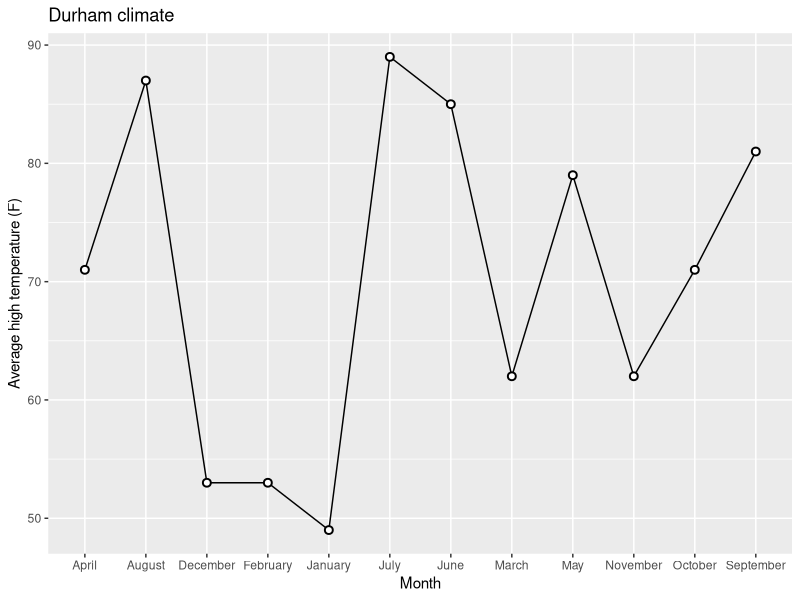
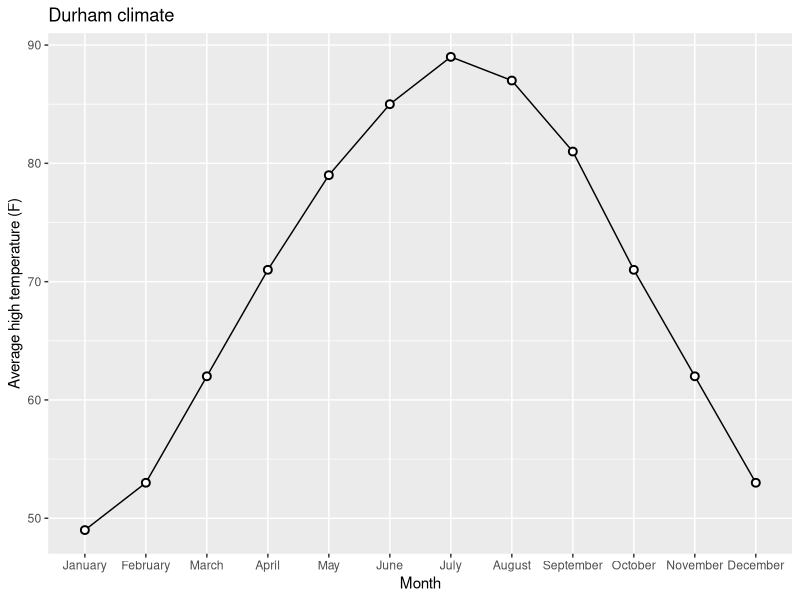
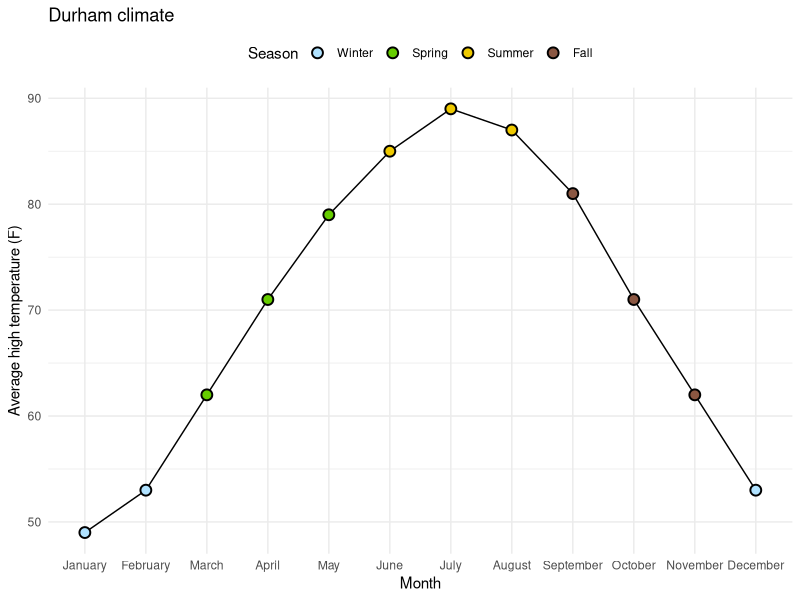
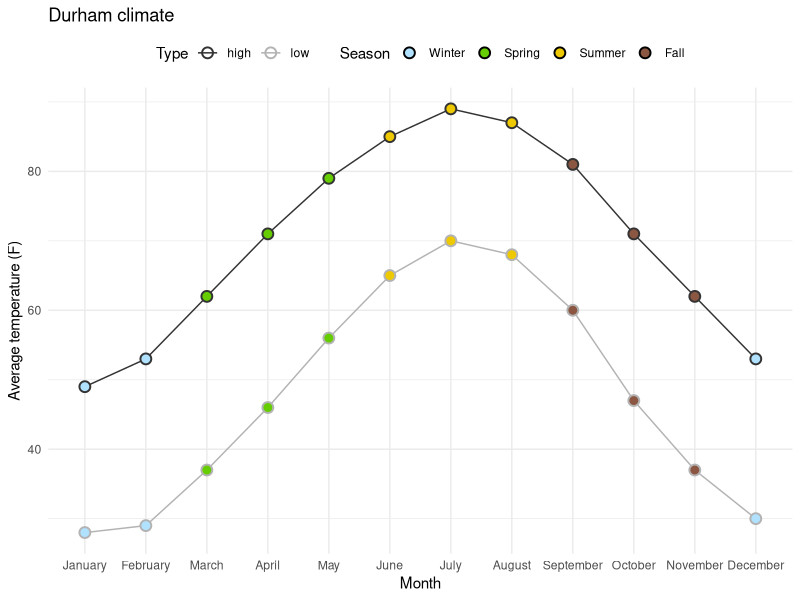

Generate these figures, in order, with R:
## ---- chunk 1
#| label: load-packages
#| message: false
library(tidyverse)
## ---- chunk 2
#| label: load-data
#| message: false
durham_climate <- read_csv("data/durham-climate.csv")
## ---- chunk 3
#| label: view-data
durham_climate
## ---- chunk 4
#| label: avg-high-broken
#| fig-width: 8
#| fig-asp: 0.4
#| out-width: 100%
ggplot(
  durham_climate,
  aes(x = month, y = avg_high_f, group = 1)
) +
  geom_line() +
  geom_point(
    shape = "circle filled",
    size = 2,
    color = "black",
    fill = "white",
    stroke = 1
  ) +
  labs(
    x = "Month",
    y = "Average high temperature (F)",
    title = "Durham climate"
  )
## ---- chunk 5
#| label: avg-high-fixed
#| fig-width: 8
#| fig-asp: 0.4
#| out-width: 100%
durham_climate <- durham_climate |>
  mutate(month = fct_relevel(month, month.name))

ggplot(
  durham_climate,
  aes(x = month, y = avg_high_f, group = 1)
) +
  geom_line() +
  geom_point(
    shape = "circle filled",
    size = 2,
    color = "black",
    fill = "white",
    stroke = 1
  ) +
  labs(
    x = "Month",
    y = "Average high temperature (F)",
    title = "Durham climate"
  )
## ---- chunk 6
#| label: avg-high-seasons
#| fig-width: 8
#| fig-asp: 0.4
#| out-width: 100%
durham_climate <- durham_climate |>
  mutate(
    season = case_when(
      month %in% c("December", "January", "February") ~ "Winter",
      month %in% c("March", "April", "May") ~ "Spring",
      month %in% c("June", "July", "August") ~ "Summer",
      month %in% c("September", "October", "November") ~ "Fall",
    ),
    season = fct_relevel(season, "Winter", "Spring", "Summer", "Fall")
  )

ggplot(
  durham_climate,
  aes(x = month, y = avg_high_f, group = 1)
) +
  geom_line() +
  geom_point(
    aes(fill = season),
    shape = "circle filled",
    size = 3,
    stroke = 1
  ) +
  scale_fill_manual(
    values = c(
      "Winter" = "lightskyblue1",
      "Spring" = "chartreuse3",
      "Summer" = "gold2",
      "Fall" = "lightsalmon4"
    )
  ) +
  labs(
    x = "Month",
    y = "Average high temperature (F)",
    title = "Durham climate",
    fill = "Season"
  ) +
  theme_minimal() +
  theme(legend.position = "top")
## ---- chunk 7
#| label: avg-seasons
#| fig-width: 8
#| fig-asp: 0.4
#| out-width: 100%
durham_climate |>
  pivot_longer(
    cols = c(avg_high_f, avg_low_f),
    names_to = "temp_type",
    names_prefix = "avg_",
    values_to = "avg_temp_f"
  ) |>
  mutate(temp_type = str_remove(temp_type, "_f")) |>
  ggplot(aes(x = month, y = avg_temp_f, group = temp_type, color = temp_type)) +
  geom_line() +
  geom_point(
    aes(fill = season),
    shape = "circle filled",
    size = 3,
    stroke = 1
  ) +
  scale_fill_manual(
    values = c(
      "Winter" = "lightskyblue1",
      "Spring" = "chartreuse3",
      "Summer" = "gold2",
      "Fall" = "lightsalmon4"
    )
  ) +
  scale_color_manual(
    values = c(
      "high" = "gray20",
      "low" = "gray70"
    )
  ) +
  labs(
    x = "Month",
    y = "Average temperature (F)",
    title = "Durham climate",
    fill = "Season",
    color = "Type"
  ) +
  theme_minimal() +
  theme(legend.position = "top")
